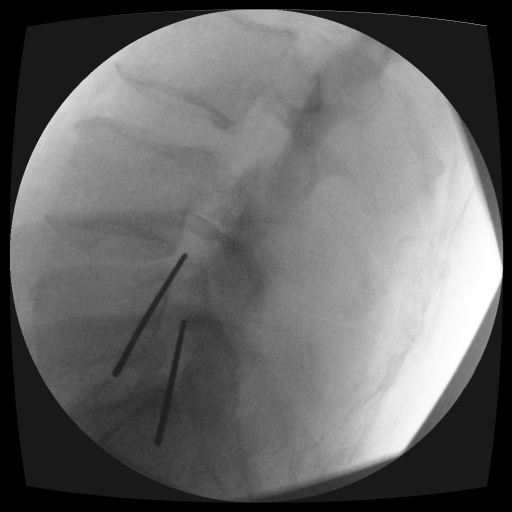
#> input picture all_test/007.bmp, 1024 x 1024 px, found by its file name (shown at 1/2 size)
$ python img_aug.py   (older library calls are emulated)
#> lines starting #> are read from the running program, lines starting #| are printed output that depends on the picture; after the words box and inside, x2 and y2 are one past the last pixel; in counts of white or black regions, pixels touching at a corner belong together
#> further down, src is the input picture: shape (1024, 1024); min 0, max 255, mean 103
# -*- encoding=utf-8 -*-

# 导入包
import cv2
from functools import reduce
from PIL import Image
import numpy as np
import os
from skimage import morphology,color,data
import matplotlib.pyplot as plt
from scipy import ndimage as ndi
from scipy.misc import imsave
adap_thre = 0
total = 0

def double_img_process(img1,img2):
    pass

def img_process(src):
#展示，保存，强特征去除
    global adap_thre
    global total
    adap_thre = 0
    total = 0
    # [5 lines of commented-out code are left out]
    rows,cols=src.shape
#> rows = 1024; cols = 1024
    for i in range(rows):
        for j in range(cols):
            if (src[i,j]<=80):
                src[i,j]=255
            else:
                adap_thre=adap_thre+src[i,j]
                total=total+1
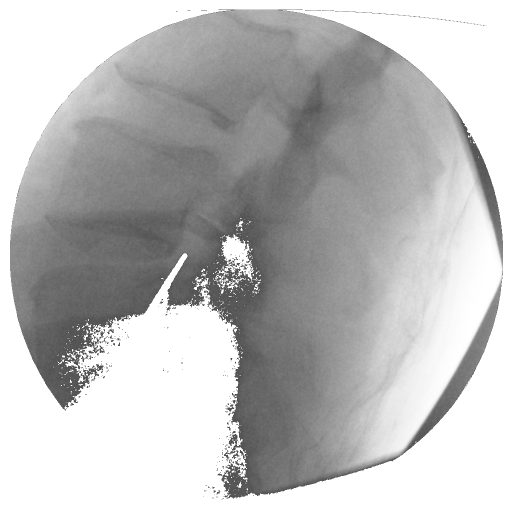
#> src: shape (1024, 1024) (shown at 1/2 size); min 81, max 255, mean 188.3
#> after the loop, adap_thre = 96616696; total = 653299
    adap_thre=adap_thre//total
#> adap_thre = 147

    # #打印阈值
    # print("阈值为",adap_thre)

    #这里给一手超参调整
    if adap_thre > 220 :
        adap_thre=adap_thre+20
    elif adap_thre <140 :
        adap_thre = adap_thre -10
    #src = thre(src True)

    #临时代码，二值化求个结果
    src = thre(src, 'BI', adap_thre-20 )

    return src


def thre(src, adap, thre_value=70):
    '''
    对图像进行二值化
    :param:图像
    :param is_adapteive: 是否自适应
    :param thre_value: 非自适应模式下的阈值
    :return: 二值化后的图像
    '''
#> called with adap = 'BI', thre_value = 127
    #中值滤波去除噪点
    src = cv2.medianBlur(src, 5)

    if adap=='OT':
        # result = cv2.adaptiveThreshold(src, 255, cv2.ADAPTIVE_THRESH_MEAN_C, cv2.THRESH_BINARY, 195, 50)
        # 输入图 超小阈值赋的值 值域的操作方法 二值化操作类型 分块大小 常数项
        ret, result = cv2.threshold(src, 0, 255, cv2.THRESH_BINARY + cv2.THRESH_OTSU)
        # 输入图 阈值 超过或小于阈值赋的值 选择类型 otsu可自动寻找合适阈值
    elif adap=='TO':
        retval, result = cv2.threshold(src, thre_value, 255, cv2.THRESH_TOZERO)
    elif adap=='BI':
        retval, result = cv2.threshold(src, thre_value, 255, cv2.THRESH_BINARY)
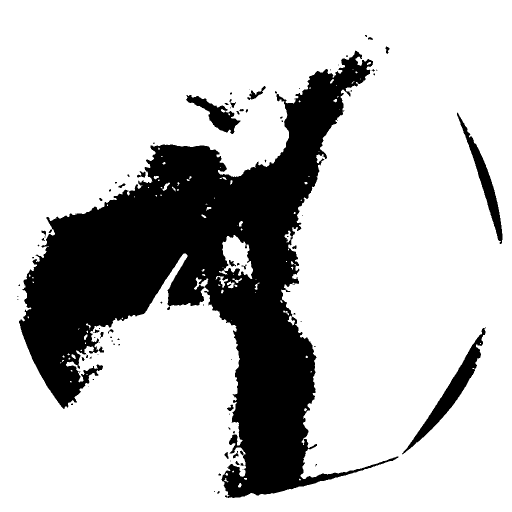
#> result: shape (1024, 1024) (shown at 1/2 size); 77.2% white; 95 black regions (62 under 20 px), largest, box (x1, y1, x2, y2) and area: (38, 101, 797, 996) 223863, (804, 654, 971, 909) 6078, (914, 225, 1005, 488) 4084
#> retval = 127
    elif adap=='ADG':
        result = cv2.adaptiveThreshold(src, 255, cv2.ADAPTIVE_THRESH_GAUSSIAN_C, cv2.THRESH_BINARY, 25, 5)
    elif adap=='ADM':
        result = cv2.adaptiveThreshold(src, 255, cv2.ADAPTIVE_THRESH_MEAN_C, cv2.THRESH_BINARY, 25, 5)

    return result

# [97 lines left out: functions img_showandwrite, img_mor, img_watershed, img_skeleton, img_hist, log, not called in this run]
#伽玛变换
def gamma(img, c, v):
#> called with c = 0.005, v = 5
    lut = np.zeros(256, dtype=np.float32)
    for i in range(256):
        lut[i] = c * i ** v
    output_img = cv2.LUT(img, lut) #像素灰度值的映射
    output_img = np.uint8(output_img+0.5)
#> output_img: shape (1024, 1024); every value is 0
    return output_img


if __name__ == '__main__':
    img1_path = 'D:/Data/all_test/007.bmp'
    #读取图片
    src = cv2.imread(img1_path, 0)

    # 去除背景处理
    src = img_process(src)

    #自适应二值化操作
    # res1=thre(src,'ADG')
    # img_showandwrite(src, img1_path, '001-1gass')
    # res2 = thre(src, 'ADM')
    # img_showandwrite(src, img1_path, '001-1mean')

    # # #3.4是可以作为选择的
    # # #开闭运算去除噪声
    # res1=img_mor(src, 4)
    # res1=thre(res1,'BI',adap_thre-20)
    ##打印自适应出来的阈值
    #print(adap_thre)

    # #增强对比度
    # res1 = img_hist(src)

    # #对数变换
    # res1 = log(42,src)
    #gamma变换
    res1 = gamma(src,0.005, 5.0)

    # #骨骼提取
    # res2 = img_skeleton(res1)
    # res2=imag_process(img1_path,res1)

    #分水岭算法
    #res1 = img_watershed(src)

    # #绘制直方图
    # plt.hist(src.ravel(), 256)
    # plt.show()

    #图片可视化
    cv2.imshow('water', res1)
    cv2.waitKey(5000)

$ run again, with all_test/001.bmp copied over all_test/007.bmp
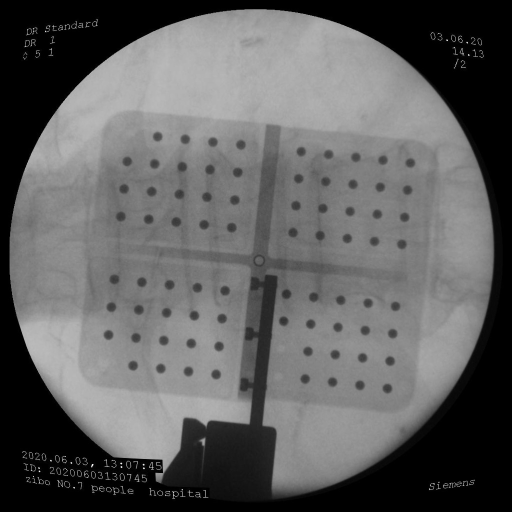
#> input picture all_test/001.bmp, 1024 x 1024 px, found by its file name (shown at 1/2 size)
#> src is the input picture: shape (1024, 1024); min 0, max 255, mean 95.4
#> after the loop in img_process, `for i in range(rows):`:
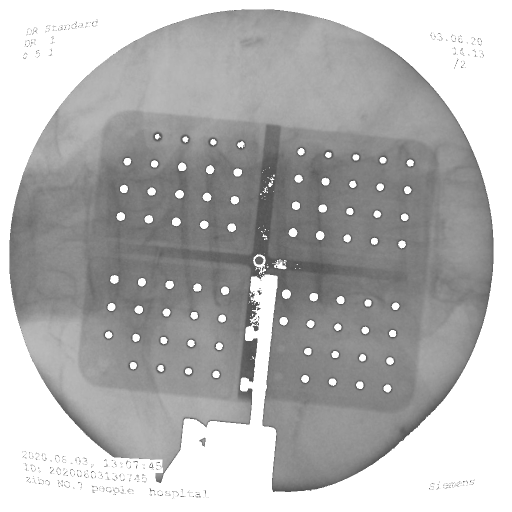
#> src: shape (1024, 1024) (shown at 1/2 size); min 81, max 255, mean 179.4
#> after the loop in img_process, `for i in range(rows):`: adap_thre = 96991810; total = 691227
#> in img_process, `adap_thre=adap_thre//total`: adap_thre = 140
#> in thre, `retval, result = cv2.threshold(src, thre_value, 255, cv2.THRESH_BINARY)`:
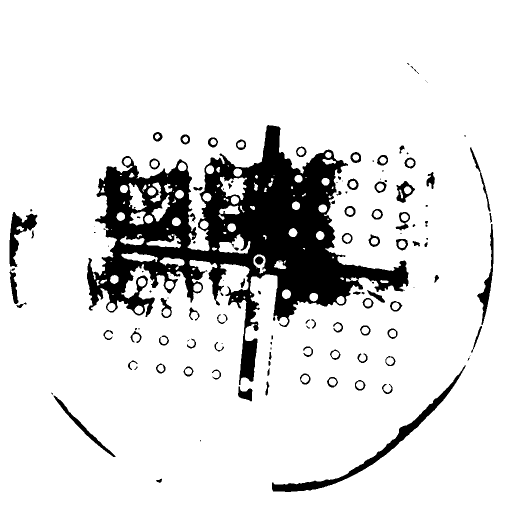
#> result: shape (1024, 1024) (shown at 1/2 size); 87.5% white; 141 black regions (54 under 20 px), largest, box (x1, y1, x2, y2) and area: (174, 250, 817, 770) 107250, (544, 730, 931, 984) 5902, (19, 424, 75, 534) 2288
#> retval = 120

$ run again, with all_test/002.bmp copied over all_test/007.bmp
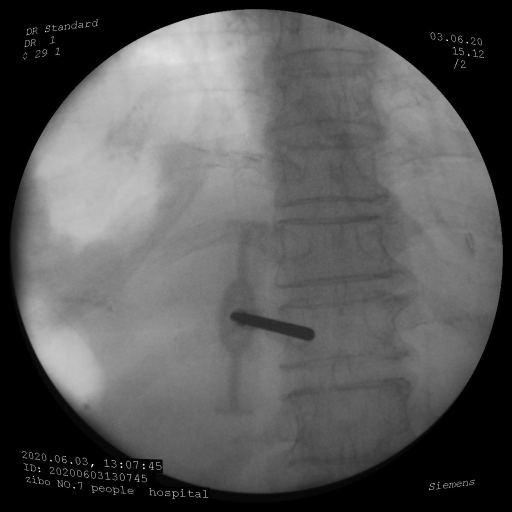
#> input picture all_test/002.bmp, 1024 x 1024 px, found by its file name (shown at 1/2 size)
#> src is the input picture: shape (1024, 1024); min 0, max 255, mean 88.1
#> after the loop in img_process, `for i in range(rows):`:
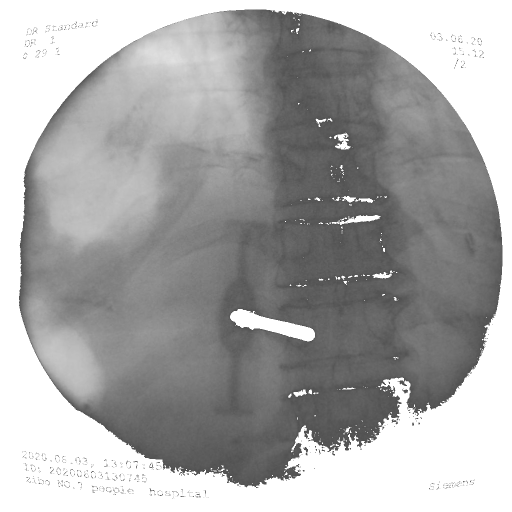
#> src: shape (1024, 1024) (shown at 1/2 size); min 81, max 255, mean 168.3
#> after the loop in img_process, `for i in range(rows):`: adap_thre = 89010092; total = 705484
#> in img_process, `adap_thre=adap_thre//total`: adap_thre = 126
#> in img_process, `adap_thre = adap_thre -10`: adap_thre = 116
#> in thre, `retval, result = cv2.threshold(src, thre_value, 255, cv2.THRESH_BINARY)`:
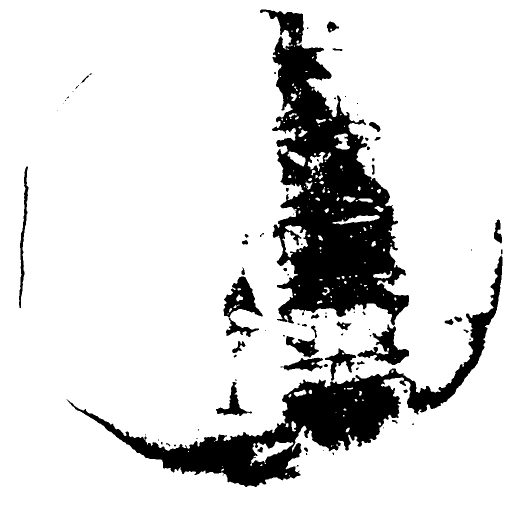
#> result: shape (1024, 1024) (shown at 1/2 size); 85% white; 91 black regions (48 under 20 px), largest, box (x1, y1, x2, y2) and area: (520, 19, 818, 651) 83627, (133, 510, 1005, 974) 57389, (447, 553, 526, 674) 3926
#> retval = 96
